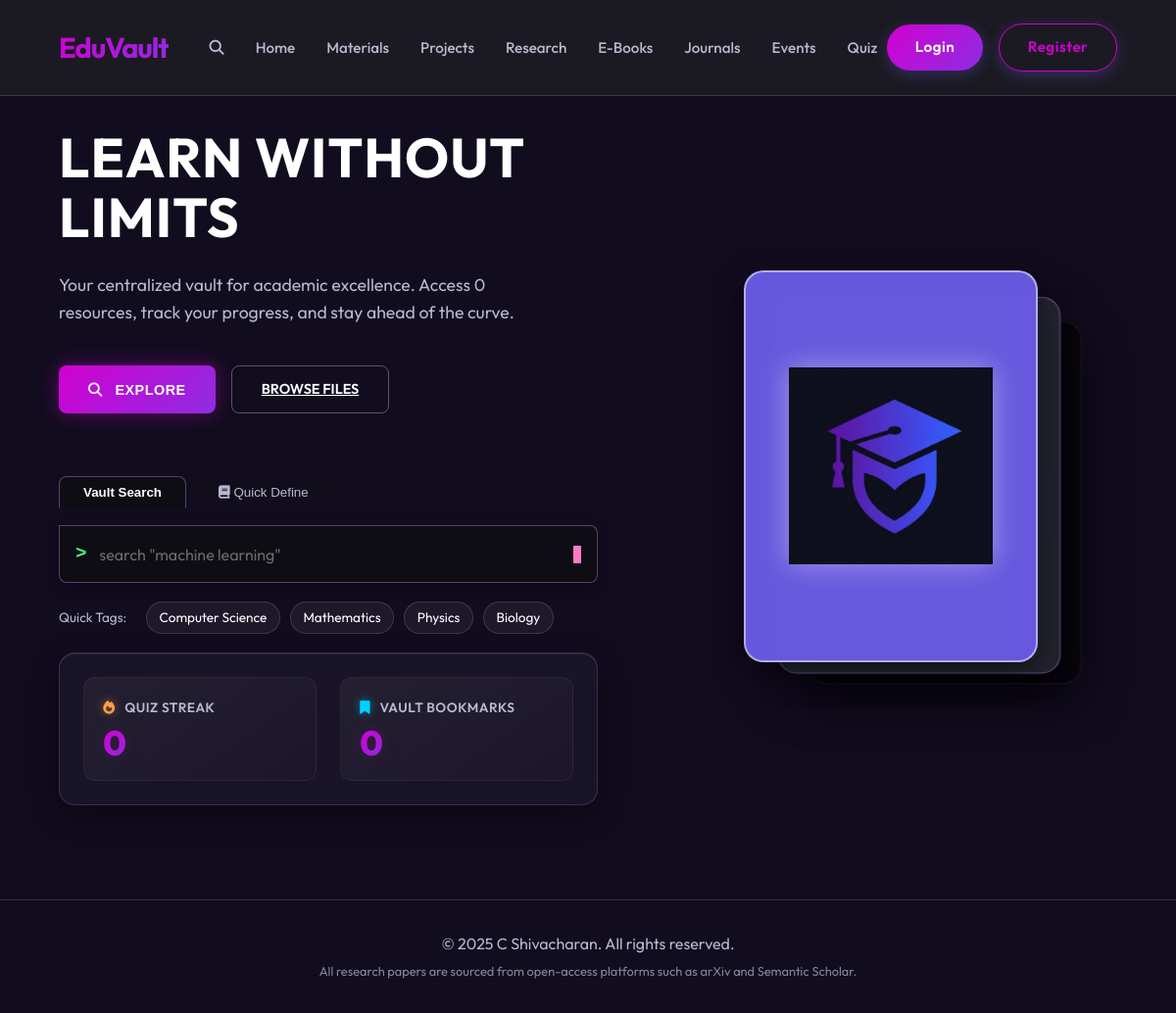
Before: / with the older database file.
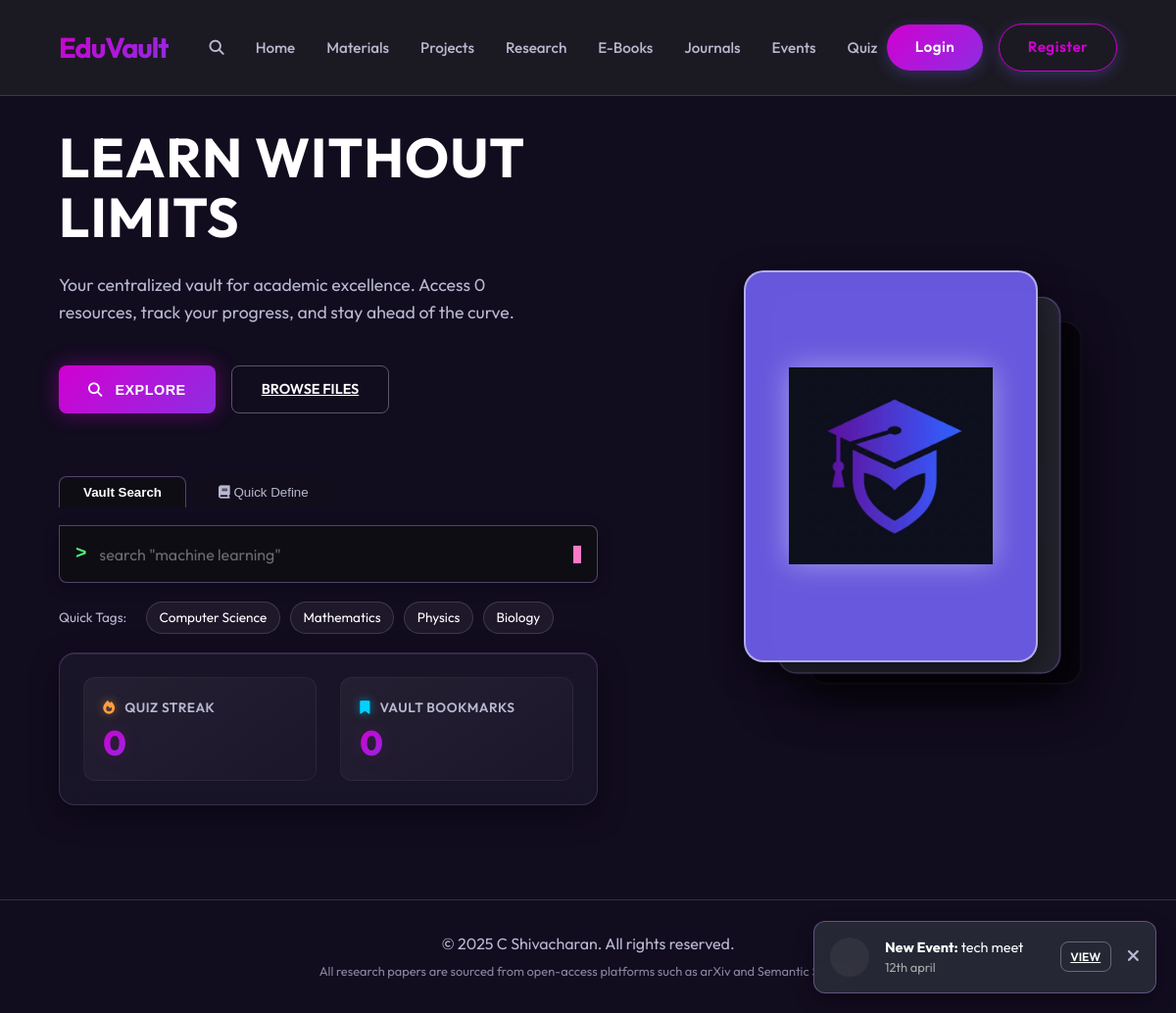
After: the same page with the newer database file.
### models.py (models this page shows)
class Event(db.Model):
    id = db.Column(db.Integer, primary_key=True)
    name = db.Column(db.String(100), nullable=False)
    description = db.Column(db.Text, nullable=False)
    date = db.Column(db.String(50), nullable=False) # Keeping as string for simplicity
    registration_link = db.Column(db.String(200), nullable=False)

### routes.py (the view)
@main_bp.route('/')
def index():
    if current_user.is_authenticated and current_user.role == 'admin':
        return redirect(url_for('main.admin_dashboard'))
    today_date = None
    materials_count = Material.query.count()
    upcoming_event = Event.query.order_by(Event.date.asc()).first() # Simple fetch
    high_score = 0
    recent_quiz = None
    if current_user.is_authenticated:
        recent_quiz = QuizResult.query.filter_by(user_id=current_user.id).order_by(QuizResult.date_played.desc()).first()
        best_quiz = QuizResult.query.filter_by(user_id=current_user.id).order_by(QuizResult.score.desc()).first()
        if best_quiz:
            high_score = best_quiz.score
    recent_materials = Material.query.order_by(Material.date_uploaded.desc()).limit(3).all()
    recent_events = Event.query.order_by(Event.id.desc()).limit(2).all()
    return render_template('index.html',
                           recent_quiz=recent_quiz,
                           materials_count=materials_count,
                           upcoming_event=upcoming_event,
                           high_score=high_score,
                           recent_materials=recent_materials,
                           recent_events=recent_events)

### templates/index.html (shortened to what this page needs)
{% extends 'base.html' %}
{% block content %}
<div class="container">
    <div class="hero-split">
        <div class="hero-text reveal-stagger">
            <h1>Learn Without<br>Limits</h1>
            <p>
                Your centralized vault for academic excellence.
                Access {{ materials_count }} resources, track your progress, and stay ahead of the curve.
            </p>
            <div class="hero-actions">
                <button class="btn-glow" onclick="toggleSpotlight()">
                    <i class="fas fa-search" style="margin-right: 8px;"></i> Explore
                </button>
                <a href="{{ url_for('main.materials') }}" class="btn-outline">Browse Files</a>
            </div>
            <div class="hero-widget-container">
                <div class="search-tabs" style="display: flex; gap: 0.5rem; margin-bottom: -1px; position: relative; z-index: 2;">
                    <button class="search-tab active" onclick="switchSearchTab('vault')" id="tab-vault" style="background: rgba(15, 15, 19, 0.85); border: 1px solid rgba(189, 147, 249, 0.4); border-bottom: none; color: white; padding: 0.5rem 1.5rem; border-radius: 8px 8px 0 0; cursor: pointer; transition: all 0.2s; font-weight: 600;">Vault Search</button>
                    <button class="search-tab" onclick="switchSearchTab('wiki')" id="tab-wiki" style="background: rgba(15, 15, 19, 0.4); border: 1px solid transparent; border-bottom: none; color: var(--text-muted); padding: 0.5rem 1.5rem; border-radius: 8px 8px 0 0; cursor: pointer; transition: all 0.2s;"><i class="fas fa-book"></i> Quick Define</button>
                </div>
                <div class="terminal-search-box" id="vault-search-box" style="border-top-left-radius: 0;">
                    <span class="prompt-symbol">&gt;</span>
                    <form action="{{ url_for('main.materials') }}" method="GET" style="flex: 1; display: flex;">
                        <input type="text" name="q" placeholder="search &quot;machine learning&quot;" class="terminal-input" id="heroSearchInput">
                    </form>
                    <span class="cursor-blink"></span>
                </div>
                <div class="quick-tags-container">
                    <span style="color:var(--text-muted); font-size: 0.85rem; margin-right: 10px;">Quick Tags:</span>
                    <a href="{{ url_for('main.materials') }}?q=Computer%20Science" class="tag-item">Computer Science</a>
                    <a href="{{ url_for('main.materials') }}?q=Mathematics" class="tag-item">Mathematics</a>
                    <a href="{{ url_for('main.materials') }}?q=Physics" class="tag-item">Physics</a>
                    <a href="{{ url_for('main.materials') }}?q=Biology" class="tag-item">Biology</a>
                </div>
                <div class="hero-personal-stats">
                    <div class="stat-item">
                        <div class="stat-item-header">
                            <i class="fas fa-fire" style="color: #ff9f43; filter: drop-shadow(0 0 5px rgba(255,159,67,0.5));"></i>
                            <span>Quiz Streak</span>
                        </div>
                        <div class="stat-item-value">{{ current_user.quiz_streak if current_user.is_authenticated else 0 }}</div>
                    </div>
                    <div class="stat-item">
                        <div class="stat-item-header">
                            <i class="fas fa-bookmark" style="color: #00d2ff; filter: drop-shadow(0 0 5px rgba(0,210,255,0.5));"></i>
                            <span>Vault Bookmarks</span>
                        </div>
                        <div class="stat-item-value">{{ current_user.bookmarks|length if current_user.is_authenticated else 0 }}</div>
                    </div>
                </div>
            </div>
        </div>
        <div class="hero-visual">
            <div class="glass-stack">
                <div class="glass-layer layer-1">
                    <img src="{{ url_for('static', filename='img/hero_icon.png') }}" class="hero-icon-img"
                        alt="EduVault Logo">
                </div>
                <div class="glass-layer layer-2">
                    <div class="code-typing">
                        <span style="color:#ff79c6">def</span> <span style="color:#50fa7b">create</span>():<br>
                        &nbsp;&nbsp;<span style="color:#bd93f9">return</span> <span
                            style="color:#f1fa8c">"future"</span>
                    </div>
                </div>
                <div class="glass-layer layer-3">
                    <div class="binary-lines">
                        01001011 11010010<br>
                        10110001 01010110<br>
                    </div>
                </div>
            </div>
        </div>
    </div>
</div>
{% if recent_materials or recent_events %}
<div class="floating-notif-stack" id="adminNotifs">
    {% for e in recent_events %}
    <div class="floating-notif" data-id="evt_{{ e.id }}">
        <div class="f-notif-icon" style="color:#ff79c6"></div>
        <div class="f-notif-content">
            <strong>New Event:</strong> {{ e.name }} <br>
            <span style="font-size: 0.8rem; color: #aaa;">{{ e.date }}</span>
        </div>
        <a href="{{ url_for('main.events') }}" class="btn-outline btn-small" style="padding: 0.3rem 0.6rem; font-size: 0.75rem;">View</a>
        <button class="f-notif-close" onclick="dismissNotif(this, 'evt_{{ e.id }}')"><i class="fas fa-times"></i></button>
    </div>
    {% endfor %}
</div>
{% endif %}
{% endblock %}

### templates/base.html (shortened to what this page needs)
<!DOCTYPE html>
<html lang="en">
<head>
    <link rel="stylesheet" href="{{ url_for('static', filename='css/style.css') }}?v=4">
    <link rel="stylesheet" href="https://cdnjs.cloudflare.com/ajax/libs/font-awesome/6.4.0/css/all.min.css">
</head>
<body>
    <nav>
        <div class="logo">EduVault</div>
        <ul class="nav-links">
            <li>
            <li>
                <a href="#" onclick="toggleSpotlight(); return false;" title="Search Vault (Ctrl+K)">
                    <i class="fas fa-search"></i>
                </a>
            </li>
            <li><a href="{{ url_for('main.index') }}">Home</a></li>
            <li><a href="{{ url_for('main.materials') }}">Materials</a></li>
            <li><a href="{{ url_for('main.projects') }}">Projects</a></li>
            <li><a href="{{ url_for('main.research') }}">Research</a></li>
            <li><a href="{{ url_for('main.ebooks') }}">E-Books</a></li>
            <li><a href="{{ url_for('main.journals') }}">Journals</a></li>
            <li><a href="{{ url_for('main.events') }}">Events</a></li>
            <li><a href="{{ url_for('main.quiz') }}">Quiz</a></li>
        </ul>
        <div class="auth nav-auth-container">
            {% if current_user.is_authenticated %}
            <div class="user-info">
                <span class="user-name">{{ current_user.name }} {% if current_user.role == 'admin' %}<span
                        style="color: var(--primary-color); font-size: 0.8em;">(Admin)</span>{% endif %}</span>
                <span class="user-id">{{ current_user.admission_number }}</span>
            </div>
            <a href="{{ url_for('main.logout') }}" class="btn-login btn-accent">Logout</a>
            {% else %}
            <a href="{{ url_for('main.login') }}" class="btn-login">Login</a>
            <a href="{{ url_for('main.register') }}" class="btn-login btn-secondary">Register</a>
            {% endif %}
        </div>
    </nav>
    <main>
        {% block content %}{% endblock %}
    </main>
    <footer>
        <p>&copy; 2025 C Shivacharan. All rights reserved.</p>
        <p style="font-size: 0.8rem; opacity: 0.7; margin-top: 5px;">All research papers are sourced from open-access
            platforms such as arXiv and Semantic Scholar.</p>
    </footer>
</body>
</html>

### templates/index.html (style rules this page uses)
.hero-split { position: relative; z-index: 2; }

Changed rows visible on the page:
added Event: name "tech meet", date "12th april"
